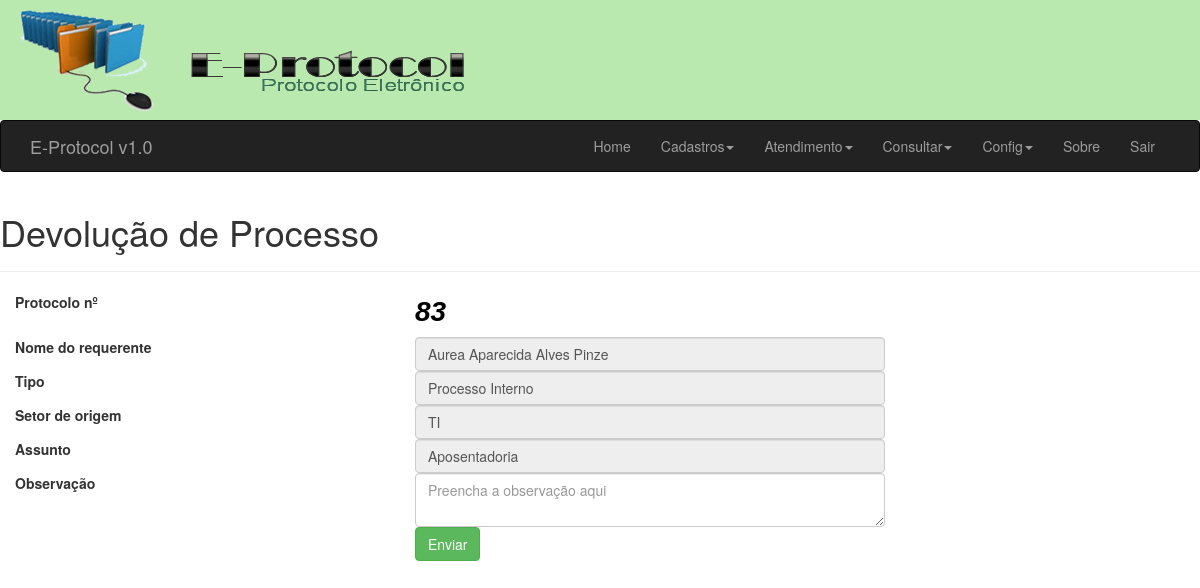
/frm/devolucao_proc.php?cod=83 (signed in), run on the app's committed database.
### tables this page shows
CREATE TABLE IF NOT EXISTS `proc` (
  `cod` int(11) NOT NULL AUTO_INCREMENT,
  `cod_req` int(11) NOT NULL,
  `user_id` int(11) NOT NULL,
  `tipo` varchar(2) DEFAULT NULL,
  `assunto` text,
  `descricao` varchar(50) DEFAULT NULL,
  `setor` int(11) DEFAULT NULL,
  `data` date DEFAULT NULL,
  `horas` time DEFAULT NULL,
  PRIMARY KEY (`cod`),
  KEY `cod_req` (`cod_req`),
  KEY `user_id` (`user_id`)
);

CREATE TABLE IF NOT EXISTS `req` (
  `cod` int(10) unsigned NOT NULL AUTO_INCREMENT,
  `nome` varchar(60) NOT NULL,
  `tipo` char(1) NOT NULL,
  `cpf` varchar(18) NOT NULL,
  `sexo` char(1) NOT NULL,
  `tel` varchar(14) DEFAULT NULL,
  `cel` varchar(14) DEFAULT NULL,
  `rec` varchar(14) DEFAULT NULL,
  `email` varchar(30) DEFAULT NULL,
  PRIMARY KEY (`cod`),
  UNIQUE KEY `cpf` (`cpf`)
);

CREATE TABLE IF NOT EXISTS `setor` (
  `cod_setor` int(11) NOT NULL AUTO_INCREMENT,
  `setor` varchar(50) NOT NULL DEFAULT '0',
  PRIMARY KEY (`cod_setor`)
);

### frm/devolucao_proc.php (the view, shortened to what this page needs)
<?php
include "_navegacao.php";
require_once "../config/init.php";
$cod = $_GET["cod"];
$sql_query = mysqli_query($link,"SELECT s.cod_setor, s.setor AS desc_setor, p.setor FROM setor s, proc p WHERE s.cod_setor = p.setor AND p.cod = '".$cod."'");
$sql2_query = mysqli_query($link,"SELECT * FROM proc WHERE cod = '".$cod."'");
$sql3_query = mysqli_query($link,"SELECT r.cod, r.nome FROM req r , proc p WHERE r.cod = p.cod_req AND p.cod = '".$cod."'");
?>
<!DOCTYPE HTML>
 <html lang="pt-br">
<head>
    <link href="../lib/bootstrap/css/bootstrap.min.css" rel="stylesheet">
</head>
<body>
<div class="page-header">
  <h1>Devolução de Processo</h1>
</div>
<form name="cadastro" id="cadastro" method="POST" action="../op/devolver_proc.php?cod=<?php echo $cod ?>">
<?php $linha = mysqli_fetch_array($sql2_query)?>
<fieldset>
<div class="form-group">
<label class="col-md-4 control-label" for="txtCod">Protocolo nº</label>
  <label class="col-md-5 control-label" /><span style="font-family: Arial; font-size: 28px; font-style:italic; color:#000000;"><?php echo $linha["cod"] ?></span></label>
  </div>
<?php $rlinha = mysqli_fetch_array($sql3_query) ?>
<div class="form-group">
<label class="col-md-4 control-label" for="txtRequerente">Nome do requerente</label>
  <div class="col-md-5">
     <input type="text" name="txtRequerente" id="txtRequerente" value="<?php echo $rlinha["nome"] ?>" class="form-control input-md" required="" disabled="">
    </div>
</div>
<div class="form-group">
  <label class="col-md-4 control-label" for="txtTipo">Tipo</label>
  <div class="col-md-5">
     <?php
     if ($linha["tipo"]=='PI') $ptipo = "Processo Interno";
     ?>
     <input type="text" name="txtTipo" id="txtTipo" value="<?php echo $ptipo ?>" class="form-control input-md" required="" disabled="">
  </div>
</div>
<div class="form-group">
<?php
  $array = mysqli_fetch_array($sql_query);
  $desc_setor = $array["desc_setor"];
?>
 <label class="col-md-4 control-label" for="txtSetor">Setor de origem</label>
  <div class="col-md-5">
     <input type="text" name="txtSetor" id="txtSetor" value="<?php echo $desc_setor ?>" class="form-control input-md" required="" disabled="">
    </div>
</div>
<div class="form-group">
  <label class="col-md-4 control-label" for="txtAssunto">Assunto</label>
  <div class="col-md-5">
  <input type="text" name="txtAssunto" id="txtAssunto" value="<?php echo $linha["assunto"] ?>" placeholder="Digite o assunto" class="form-control input-md" required="" disabled="">
  </div>
</div>
<div class="form-group">
  <label class="col-md-4 control-label" for="txtDescricao">Observação</label>
  <div class="col-md-5">
  <textarea name="txtObservacao" id="txtObservacao" placeholder="Preencha a observação aqui" class="form-control input-md" required=""></textarea>
  </div>
</div>
<div class="form-group">
  <label class="col-md-4 control-label" for="btnEnviar"></label>
  <div class="col-md-8">
    <button type="submit" id="btnEnviar" name="btnEnviar" class="btn btn-success">Enviar</button>
    </div>
</div>
</fieldset>
</form>
</body>
</html>

### data on the page
proc: cod "83", txtTipo "Processo Interno", txtAssunto "Aposentadoria"
req: txtRequerente "Aurea Aparecida Alves Pinze"
setor: txtSetor "TI"
